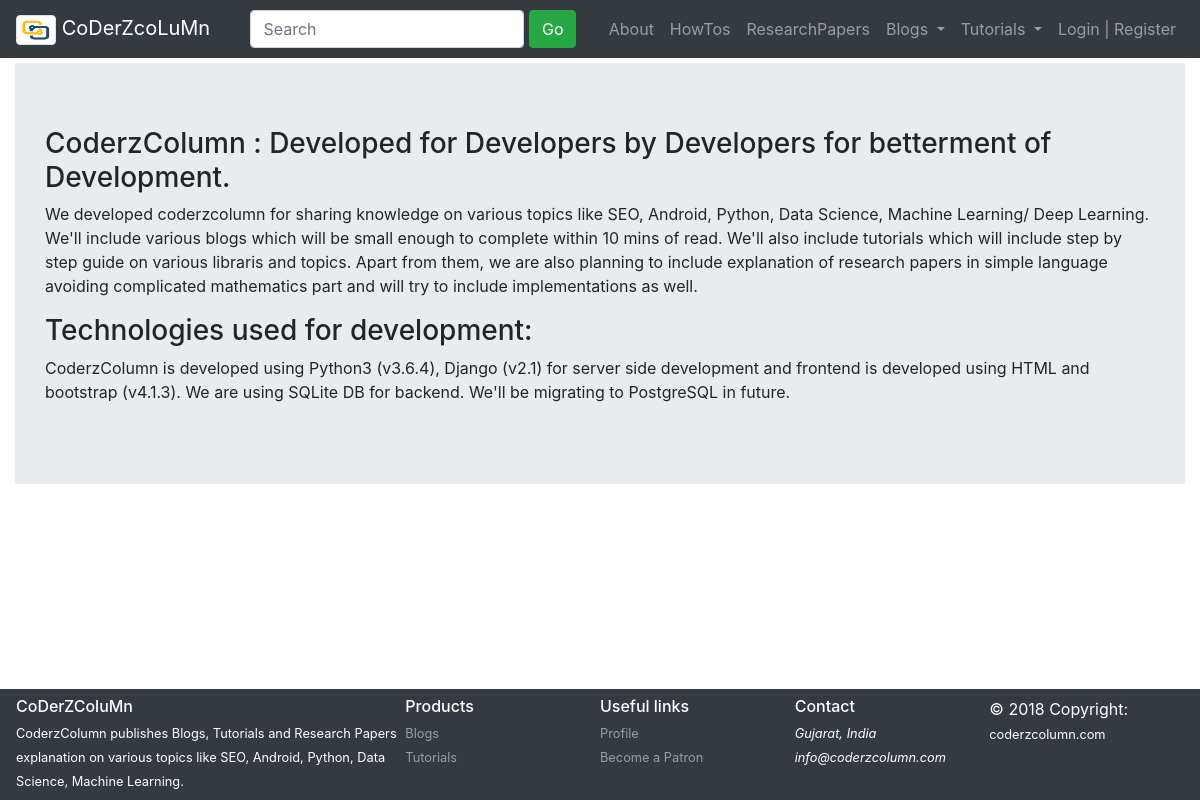
Page /about/ on the earlier database version.
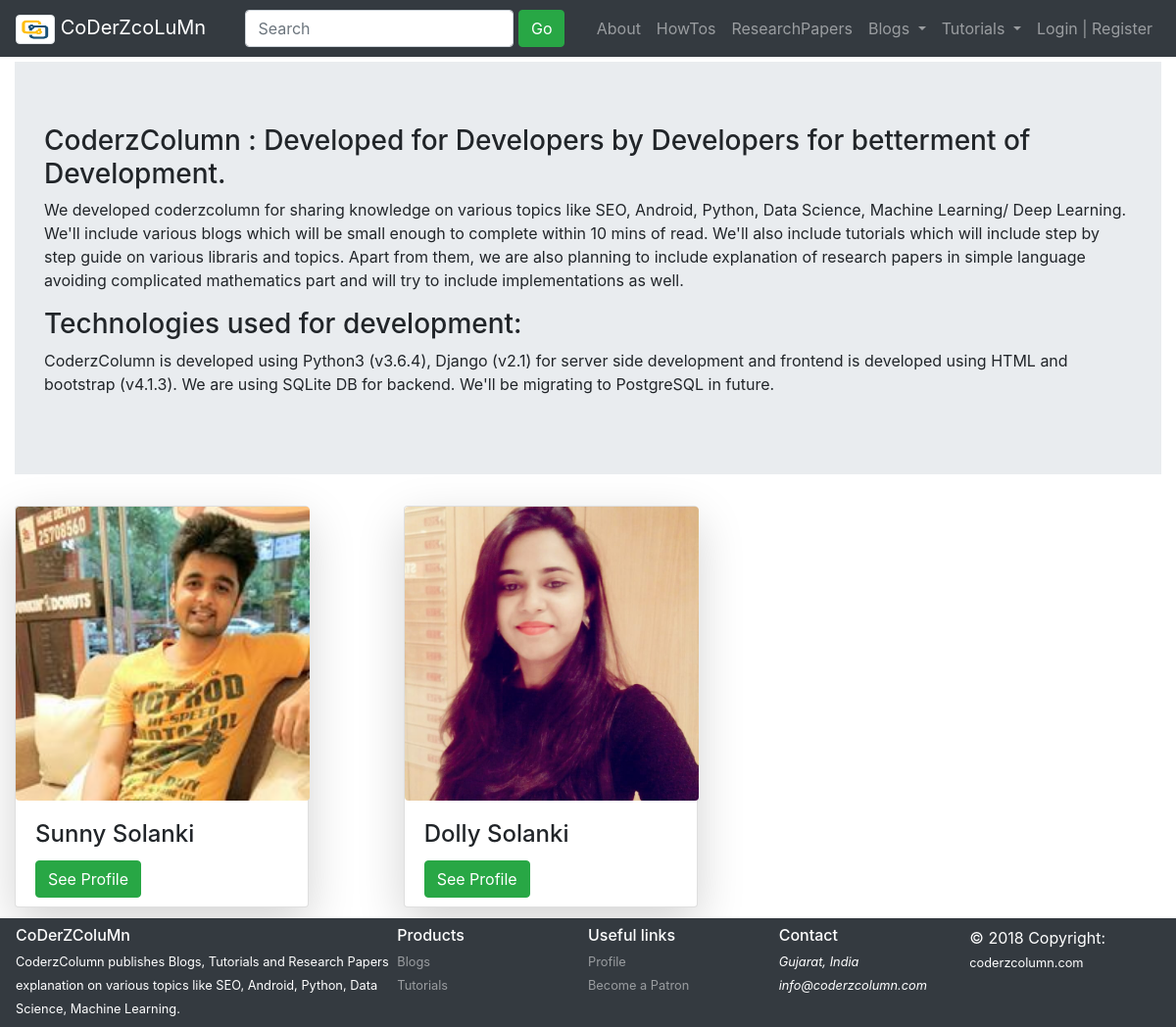
Same page on the later database version.
### blogs/models.py (models this page shows)
class Author(models.Model):
    author_id = models.AutoField(auto_created=True, primary_key=True, serialize=False, verbose_name='AUTHOR_ID')
    nick_name = models.CharField(max_length=50)
    email = models.EmailField(max_length=50)
    intro = models.CharField(max_length=200)
    about = models.CharField(max_length=1000)
    can_blog = models.BooleanField(default=False)
    def __str__(self):
        return self.nick_name

### about/views.py (the view)
# urls.py: url('', views.about, name='about')
def about(request):
    authors = Author.objects.all()
    return render(request, 'about/about.html', {'authors': authors})

### about/templates/about/about.html (shortened to what this page needs)
{% extends 'blogs/base.html' %}
{% block body %}
<div style="margin-top:63px;margin-bottom:110px;margin-left:15px;margin-right:15px;">
    <div class="jumbotron jumbotron-fluid">
      <div class="container">
            <h3>CoderzColumn : Developed for Developers by Developers for betterment of Development.</h3>
            <p>We developed coderzcolumn for sharing knowledge on various topics like SEO, Android, Python, Data Science, Machine Learning/ Deep Learning. We'll include various blogs which will be small enough to complete within 10 mins of read. We'll also include tutorials which will include step by step guide on various libraris and topics. Apart from them, we are also planning to include explanation of research papers in simple language avoiding complicated mathematics part and will try to include implementations as well.</p>
            <h3>Technologies used for development:</h3>
            <p>CoderzColumn is developed using Python3 (v3.6.4), Django (v2.1) for server side development and frontend is developed using HTML and bootstrap (v4.1.3). We are using SQLite DB for backend. We'll be migrating to PostgreSQL in future.</p>
      </div>
    </div>
    <div class="card-columns">
    {% for author in authors %}
        {% if author.can_blog %}
            <div class="card shadow-lg" style="width:300px;height:410px;">
                <img class="card-img-top rounded" style="width:300px;height:300px" src="../static/blogs/images/{{ author.nick_name.lower }}.jpg" alt="Card image"/>
                <div class="card-body">
                    <h4 class="card-title">{{ author }}</h4>
                    <a href="#" class="btn btn-success" data-toggle="modal" data-target="#modal{{ author.author_id }}">See Profile</a>
                </div>
            </div>
        {% endif %}
    {% endfor %}
    </div>
</div>
{% endblock %}

Differences in the rows shown:
now on this page (row edited): Author: shows a picture, nick_name "Sunny Solanki"
now on this page (row edited): Author: shows a picture, nick_name "Dolly Solanki"
